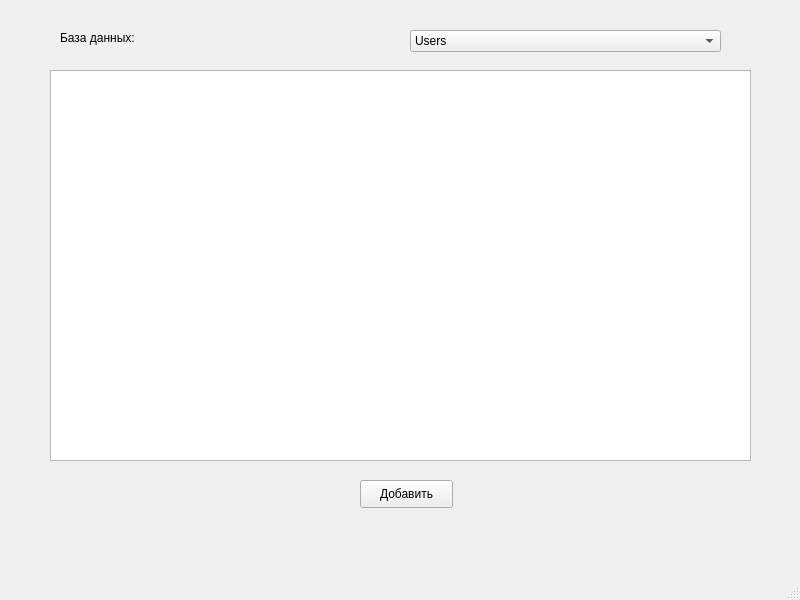
<?xml version="1.0" encoding="UTF-8"?>
<ui version="4.0">
 <class>MainWindow</class>
 <widget class="QMainWindow" name="MainWindow">
  <property name="geometry">
   <rect>
    <x>0</x>
    <y>0</y>
    <width>800</width>
    <height>600</height>
   </rect>
  </property>
  <property name="windowTitle">
   <string>MainWindow</string>
  </property>
  <widget class="QWidget" name="centralwidget">
   <widget class="QPushButton" name="addButton">
    <property name="geometry">
     <rect>
      <x>360</x>
      <y>480</y>
      <width>93</width>
      <height>28</height>
     </rect>
    </property>
    <property name="text">
     <string>Добавить</string>
    </property>
   </widget>
   <widget class="QTableView" name="postTableView">
    <property name="geometry">
     <rect>
      <x>50</x>
      <y>70</y>
      <width>701</width>
      <height>391</height>
     </rect>
    </property>
   </widget>
   <widget class="QLabel" name="label">
    <property name="geometry">
     <rect>
      <x>60</x>
      <y>30</y>
      <width>251</width>
      <height>16</height>
     </rect>
    </property>
    <property name="text">
     <string>База данных:</string>
    </property>
   </widget>
   <widget class="QComboBox" name="comboBox">
    <property name="geometry">
     <rect>
      <x>410</x>
      <y>30</y>
      <width>311</width>
      <height>22</height>
     </rect>
    </property>
    <property name="currentText">
     <string>Users</string>
    </property>
    <item>
     <property name="text">
      <string>Users</string>
     </property>
    </item>
    <item>
     <property name="text">
      <string>Couriers</string>
     </property>
    </item>
    <item>
     <property name="text">
      <string>Employees</string>
     </property>
    </item>
    <item>
     <property name="text">
      <string>PostOffices</string>
     </property>
    </item>
    <item>
     <property name="text">
      <string>Countries</string>
     </property>
    </item>
    <item>
     <property name="text">
      <string>Cities</string>
     </property>
    </item>
    <item>
     <property name="text">
      <string>Reviews</string>
     </property>
    </item>
    <item>
     <property name="text">
      <string>DepartureInformation</string>
     </property>
    </item>
    <item>
     <property name="text">
      <string>Letters</string>
     </property>
    </item>
    <item>
     <property name="text">
      <string>Packages</string>
     </property>
    </item>
   </widget>
  </widget>
  <widget class="QMenuBar" name="menubar">
   <property name="geometry">
    <rect>
     <x>0</x>
     <y>0</y>
     <width>800</width>
     <height>26</height>
    </rect>
   </property>
  </widget>
  <widget class="QStatusBar" name="statusbar"/>
  <action name="actionUsers">
   <property name="text">
    <string>Users</string>
   </property>
  </action>
  <action name="actionCouriers">
   <property name="text">
    <string>Couriers</string>
   </property>
  </action>
  <action name="actionEmployees">
   <property name="text">
    <string>Employees</string>
   </property>
  </action>
  <action name="actionCountries">
   <property name="text">
    <string>Countries</string>
   </property>
  </action>
  <action name="actionCities">
   <property name="text">
    <string>Cities</string>
   </property>
  </action>
 </widget>
 <resources/>
 <connections/>
</ui>
